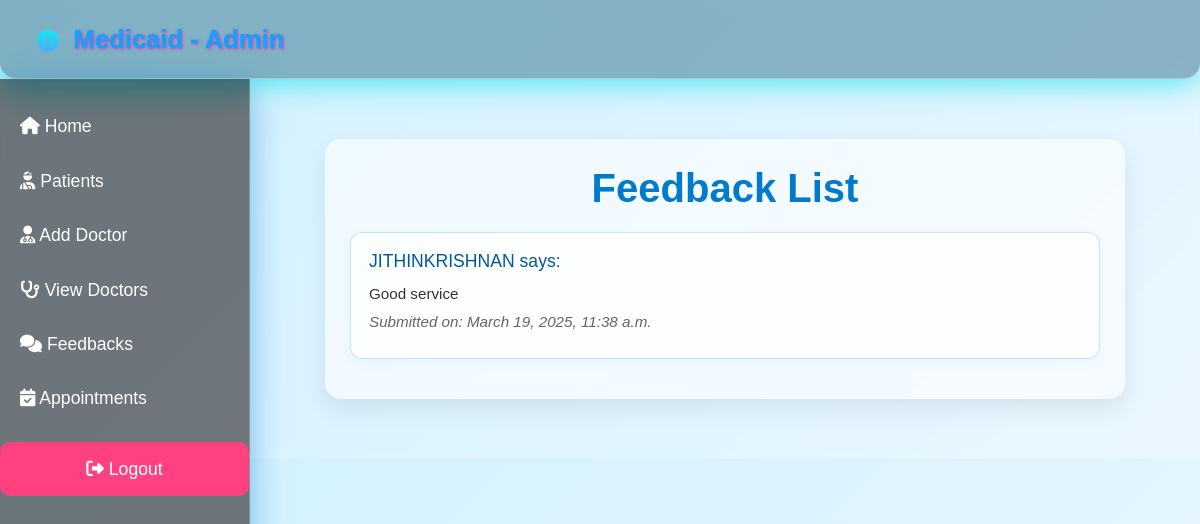
The app's page /ViewFeedback with its own data.
### Admin/models.py (models this page shows, shortened)
class Feedback(models.Model):
    patient = models.ForeignKey(Patient, on_delete=models.CASCADE, related_name="feedbacks")
    date = models.DateTimeField(auto_now_add=True)
    comment = models.TextField(blank=True, null=True)

class Patient(models.Model):
    full_name = models.CharField(max_length=100)
    date_of_birth = models.DateField()
    address = models.TextField()
    phone = models.CharField(max_length=15)
    medical_history = models.TextField(blank=True, null=True)
    email=models.CharField(max_length=80,primary_key=True)
    password=models.CharField(max_length=18)
    def __str__(self):
        return self.full_name

### Admin/views.py (the view)
# urls.py: path('ViewFeedback', v2.ViewFeedback, name='ViewFeedback'),
@csrf_exempt
def ViewFeedback(request):
    feed=Feedback.objects.all().order_by('-id')
    return render(request,"Admin/Feedback.html",{'ob':feed})

### Templates/Admin/Feedback.html (shortened to what this page needs)
{% extends 'Admin/base.html' %}
{% load static %}
{% block content %}
<div class="container">
    <h1>Feedback List</h1>
    {% for feedback in ob %}
        <div class="feedback-item">
            <h4>{{ feedback.patient }} says:</h4>
            <p>{{ feedback.comment }}</p>
            <p class="feedback-date">Submitted on: {{ feedback.date|date:"F j, Y, g:i a" }}</p>
        </div>
    {% empty %}
        <p>No feedback available.</p>
    {% endfor %}
</div>
{% endblock content %}

### Templates/Admin/Feedback.html (style rules this page uses)
body { font-family: 'Poppins', sans-serif; margin: 0; padding: 0; background: linear-gradient(135deg, #d0f1ff, #eaf6ff); color: #333; }
.container { max-width: 800px; margin: 30px auto; padding: 25px; background: rgba(255, 255, 255, 0.6); backdrop-filter: blur(10px); border-radius: 16px; box-shadow: 0 10px 25px rgba(0, 0, 0, 0.08); transition: all 0.3s ease-in-out; }
h1 { text-align: center; color: #007acc; font-weight: 600; margin-bottom: 20px; }
.feedback-item { background-color: rgba(255, 255, 255, 0.75); border: 1px solid rgba(0, 123, 255, 0.2); border-radius: 12px; padding: 18px; margin: 15px 0; box-shadow: 0 4px 12px rgba(0, 123, 255, 0.05); transition: transform 0.3s, box-shadow 0.3s; }
.feedback-item h4 { margin: 0 0 10px 0; font-size: 1.1rem; color: #005a99; font-weight: 500; }
.feedback-item p { margin: 6px 0; font-size: 0.95rem; }
.feedback-date { color: #666; font-size: 0.85rem; font-style: italic; }

### records on screen
Feedback: patient "JITHINKRISHNAN", comment "Good service", date "March 19, 2025, 11:38 a.m."
